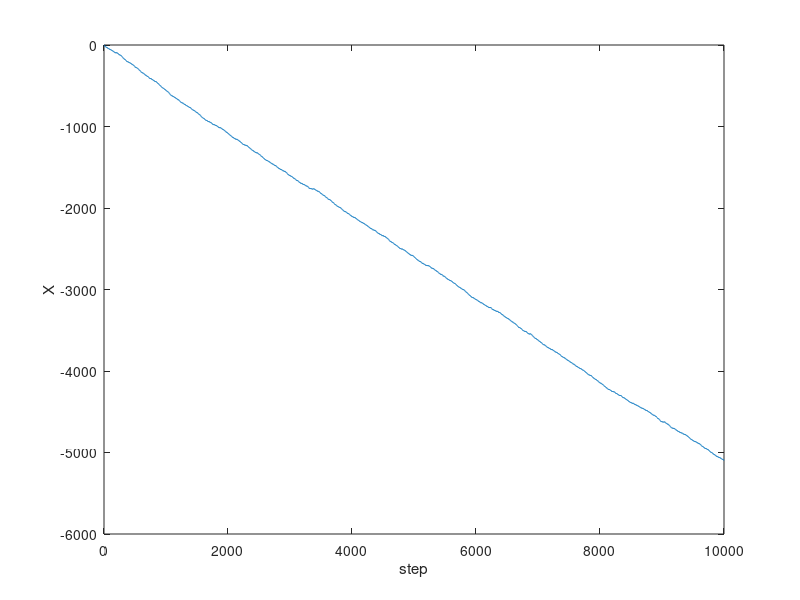

This chart was generated by the following MATLAB code:
N = 10000;
p = 0.25;
X = zeros(1,N+1);
for i = 2:N+1
    X(i) = X(i-1) + sign(p-rand);
end
plot(X);
xlim([0 10000]);
xlabel('step');
ylabel('X');
